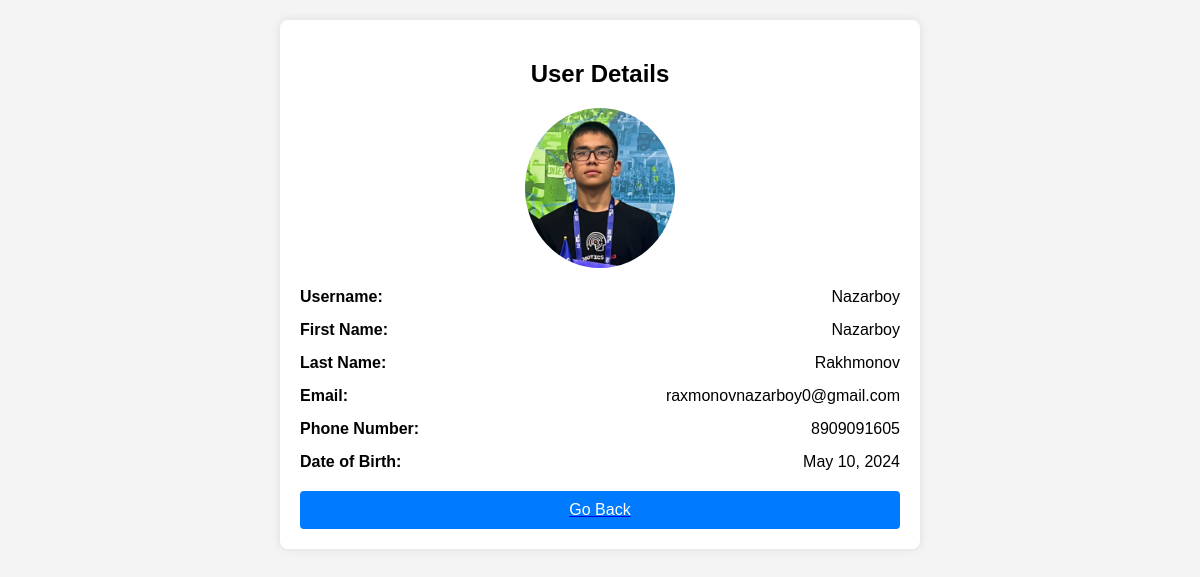
The app's page /accounts/17/ with its own data.
### users/models.py (models this page shows, shortened)
class UserModel(AbstractUser):
    phone_number = models.CharField(max_length=13)
    date_of_birth = models.DateField(null=True)
    photo = models.ImageField(upload_to='user_photos', default='default-pics/img.png', blank=True, null=True)
    class Meta:
        verbose_name = 'User'
        verbose_name_plural = 'Users'

### users/views.py (the view)
# urls.py: path('<int:pk>/', user_detail_view, name='details'),
def user_detail_view(request, pk):
    target_user = UserModel.objects.get(id=pk)
    if target_user:
        return render(request, 'users/user-detail.html', context={'user': target_user})
    else:
        return render(request, 'users/user-not-found-page.html', context={'user': target_user})

### templates/users/user-detail.html (shortened to what this page needs)
{% load static %}
<html lang="en">
<head>
    <link rel="stylesheet" href="{% static 'css/user-details.css' %}">
</head>
<body>
    <div class="container">
        <h2>User Details</h2>
        <div class="profile-photo">
            <img src="{{ user.photo.url }}" alt="Profile Photo">
        </div>
        <div class="details">
            <div class="detail-item">
                <label for="username">Username:</label>
                <span id="username">{{ user.username }}</span>
            </div>
            <div class="detail-item">
                <label for="first_name">First Name:</label>
                <span id="first_name">{{ user.first_name }}</span>
            </div>
            <div class="detail-item">
                <label for="last_name">Last Name:</label>
                <span id="last_name">{{ user.last_name }}</span>
            </div>
            <div class="detail-item">
                <label for="email">Email:</label>
                <span id="email">{{ user.email }}</span>
            </div>
            <div class="detail-item">
                <label for="phone_number">Phone Number:</label>
                <span id="phone_number">{{ user.phone_number }}</span>
            </div>
            <div class="detail-item">
                <label for="date_of_birth">Date of Birth:</label>
                <span id="date_of_birth">{{ user.date_of_birth }}</span>
            </div>
        </div>
        <a href="{% url 'pages:home' %}"><button class="back-button" type="button" >Go Back</button></a>
    </div>
</body>
</html>

### assets/css/user-details.css (style rules this page uses)
body { font-family: Arial, sans-serif; background-color: #f4f4f4; margin: 0; padding: 20px; }
.container { max-width: 600px; margin: auto; background: white; padding: 20px; border-radius: 8px; box-shadow: 0 0 10px rgba(0,0,0,0.1); }
.container h2 { text-align: center; margin-bottom: 20px; }
.details { display: flex; flex-direction: column; gap: 15px; }
.detail-item { display: flex; justify-content: space-between; align-items: center; }
.detail-item label { font-weight: bold; }
.detail-item span { flex-grow: 1; text-align: right; margin-left: 10px; }
.profile-photo { text-align: center; margin-bottom: 20px; }
.profile-photo img { border-radius: 50%; max-width: 150px; }
.back-button { display: block; width: 100%; padding: 10px; margin-top: 20px; background-color: #007bff; color: white; border: none; border-radius: 4px; cursor: pointer; font-size: 16px; text-align: center; transition: background-color 0.3s; }

### records on screen
UserModel: photo (picture), username "Nazarboy", first_name "Nazarboy", last_name "Rakhmonov", email "raxmonovnazarboy0@gmail.com", phone_number "8909091605", date_of_birth "May 10, 2024"
